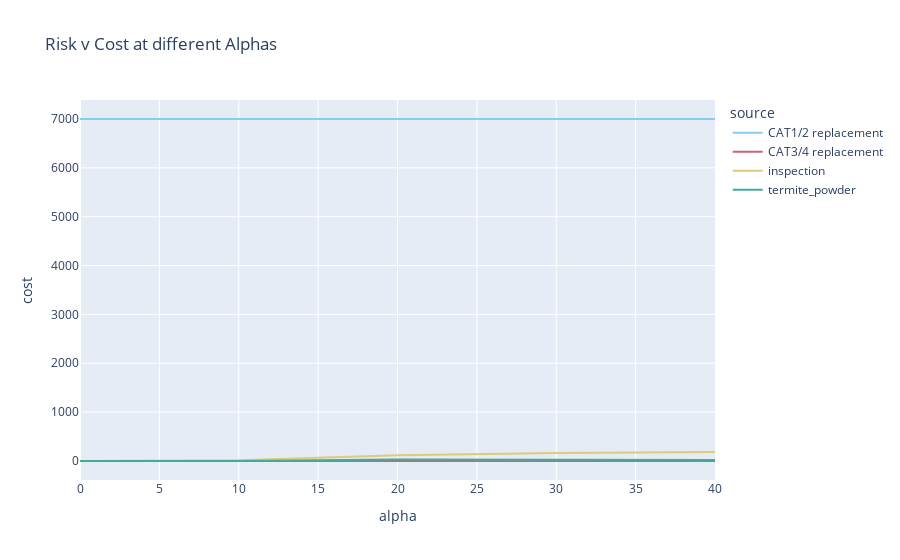

Notebook code cell kept with this figure:
### Code cell
make_sensitivity_fig(comp, var_name="pole-fm-termites-dists-untreated-alpha", t_min=0, t_max=50, step_size=10, n_iterations=10)

### Figure 1 — Plotly figure (JSON) as saved in the notebook; plotly's stock layout.template omitted (floating-point values rounded to 4 significant figures)
{"data": [{"hovertemplate": "source=CAT1/2 replacement<br>alpha=%{x}<br>cost=%{y}<extra></extra>", "legendgroup": "CAT1/2 replacement", "line": {"color": "rgb(136, 204, 238)", "dash": "solid"}, "mode": "lines", "name": "CAT1/2 replacement", "orientation": "v", "showlegend": true, "type": "scatter", "x": [0, 10, 20, 30, 40], "xaxis": "x", "y": [7000, 7000, 7000, 7000, 7000], "yaxis": "y"}, {"hovertemplate": "source=CAT3/4 replacement<br>alpha=%{x}<br>cost=%{y}<extra></extra>", "legendgroup": "CAT3/4 replacement", "line": {"color": "rgb(204, 102, 119)", "dash": "solid"}, "mode": "lines", "name": "CAT3/4 replacement", "orientation": "v", "showlegend": true, "type": "scatter", "x": [0, 10, 20, 30, 40], "xaxis": "x", "y": [0, 0, 0, 0, 0], "yaxis": "y"}, {"hovertemplate": "source=inspection<br>alpha=%{x}<br>cost=%{y}<extra></extra>", "legendgroup": "inspection", "line": {"color": "rgb(221, 204, 119)", "dash": "solid"}, "mode": "lines", "name": "inspection", "orientation": "v", "showlegend": true, "type": "scatter", "x": [0, 10, 20, 30, 40], "xaxis": "x", "y": [0, 15, 120, 165, 185], "yaxis": "y"}, {"hovertemplate": "source=termite_powder<br>alpha=%{x}<br>cost=%{y}<extra></extra>", "legendgroup": "termite_powder", "line": {"color": "rgb(68, 170, 153)", "dash": "solid"}, "mode": "lines", "name": "termite_powder", "orientation": "v", "showlegend": true, "type": "scatter", "x": [0, 10, 20, 30, 40], "xaxis": "x", "y": [0, 0, 30, 20, 20], "yaxis": "y"}], "layout": {"legend": {"title": {"text": "source"}, "tracegroupgap": 0}, "title": {"text": "Risk v Cost at different Alphas"}, "xaxis": {"anchor": "y", "automargin": true, "domain": [0, 1], "title": {"text": "alpha"}}, "yaxis": {"anchor": "x", "automargin": true, "domain": [0, 1], "title": {"text": "cost"}}}}
